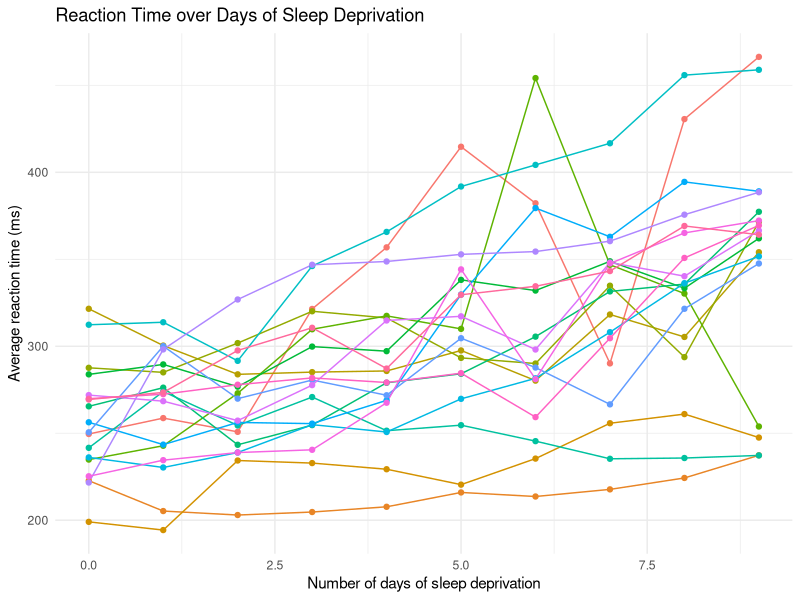

Reproduce this figure in R.
## ---- chunk 1
suppressPackageStartupMessages({
  library(tidyverse)
})
knitr::opts_chunk$set(echo = TRUE)
## ---- chunk 2
library(lme4)
data("sleepstudy")
head(sleepstudy)
## ---- chunk 3
ggplot(sleepstudy, aes(x = Days, y = Reaction, group = Subject, colour = Subject)) +
  geom_line() +
  geom_point() +
  theme_minimal() +
  labs(
    title = "Reaction Time over Days of Sleep Deprivation",
    y = "Average reaction time (ms)",
    x = "Number of days of sleep deprivation"
  ) +
  theme(legend.position = "none")
## ---- chunk 4
lm_model <- lm(Reaction ~ Days, data = sleepstudy)
summary(lm_model)
## ---- chunk 5
m1 <- lmer(Reaction ~ Days + (1 | Subject), data = sleepstudy)
summary(m1)
## ---- chunk 6
m0 <- lm(Reaction ~ Days, data = sleepstudy)

# Model 1: Random intercept only
m1 <- lmer(Reaction ~ Days + (1 | Subject), data = sleepstudy)

# Model 2: Random intercept and random slope
m2 <- lmer(Reaction ~ Days + (Days | Subject), data = sleepstudy)

# Model 3: Random intercept and random slope (uncorrelated)
m3 <- lmer(Reaction ~ Days + (Days || Subject), data = sleepstudy)

aic_values <- c(
  M0_lm = AIC(m0),
  M1_random_intercept = AIC(m1),
  M2_random_slope_corr = AIC(m2),
  M3_random_slope_uncorr = AIC(m3)
)

bic_values <- c(
  M0_lm = BIC(m0),
  M1_random_intercept = BIC(m1),
  M2_random_slope_corr = BIC(m2),
  M3_random_slope_uncorr = BIC(m3)
)

comparison_df <- data.frame(
  Model = c("M0: Linear model", 
            "M1: Random intercept", 
            "M2: Random intercept + slope (correlated)",
            "M3: Random intercept + slope (uncorrelated)"),
  AIC = round(aic_values, 2),
  BIC = round(bic_values, 2),
  Delta_AIC = round(aic_values - min(aic_values), 2),
  Delta_BIC = round(bic_values - min(bic_values), 2)
)

comparison_df
